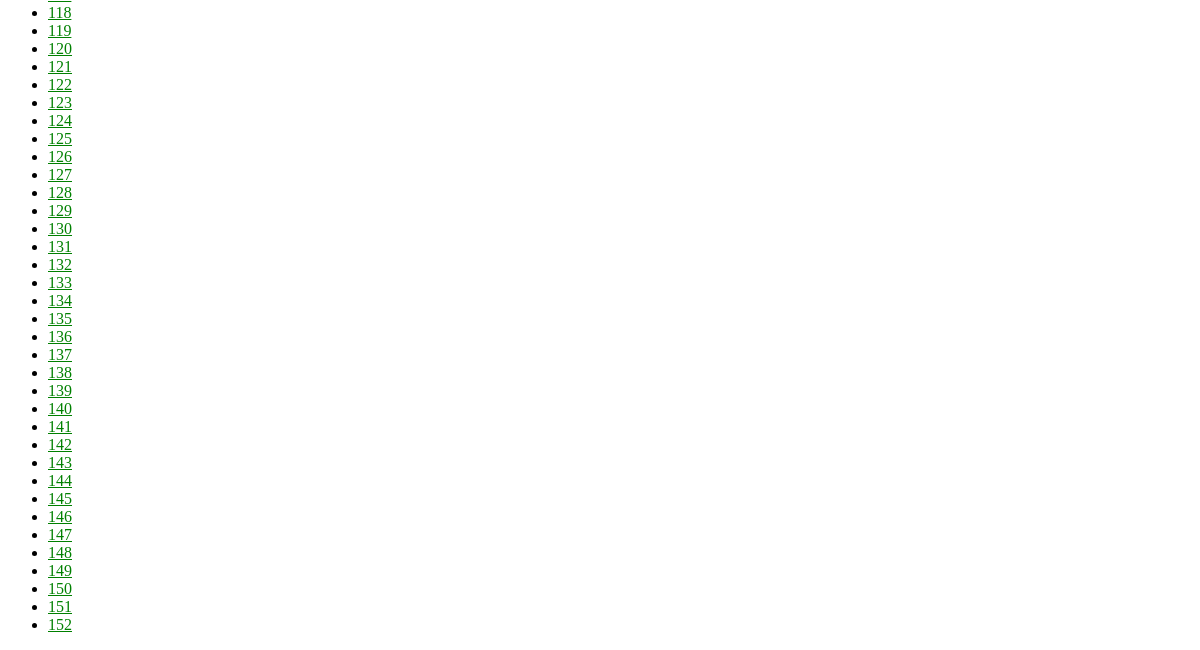
Before: /CMdiagnose/ (lower part) with the older database file.
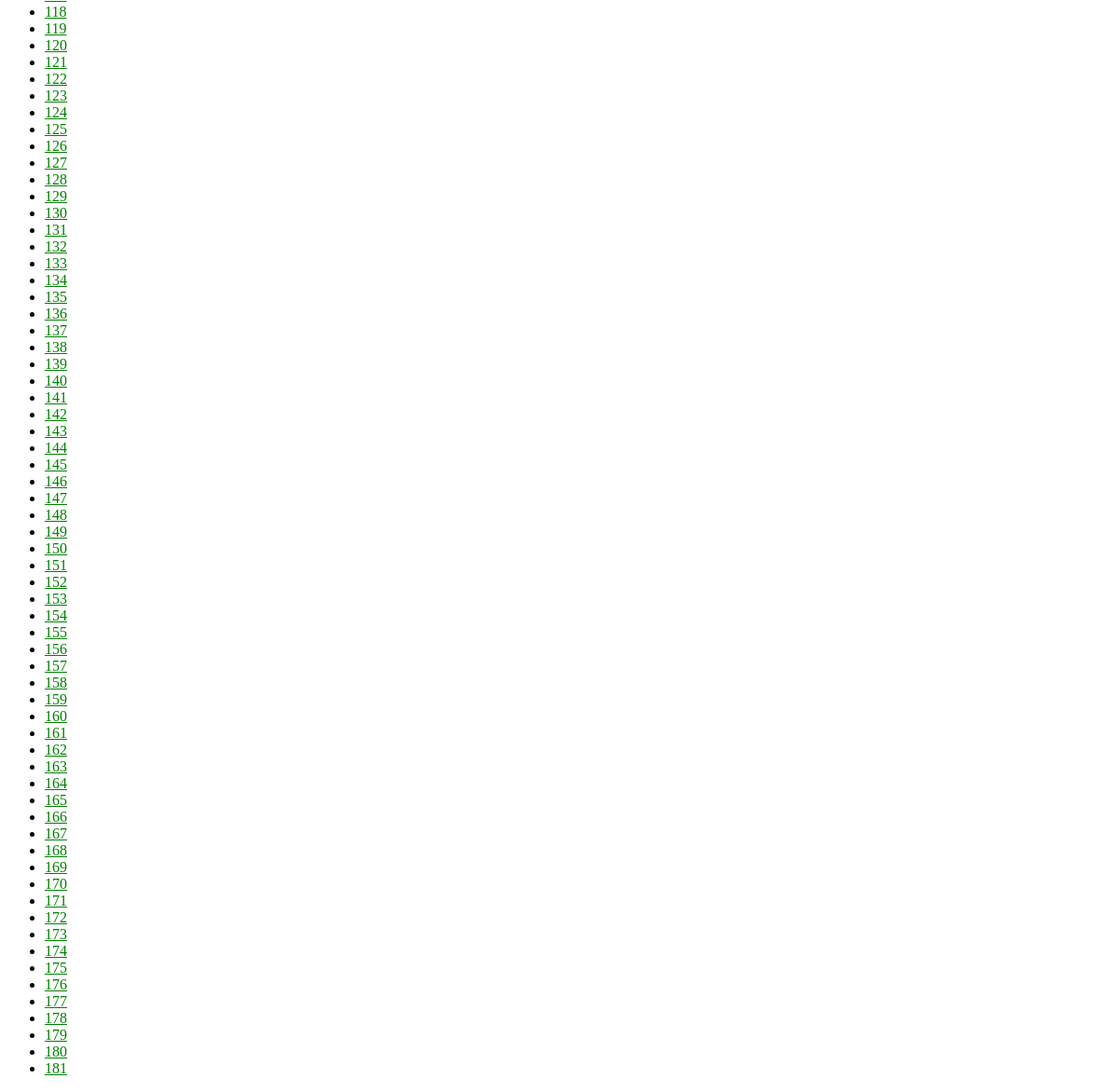
After: the same page with the newer database file.
### CMdiagnose/models.py (models this page shows, shortened)
class Person(models.Model):
    body = models.OneToOneField(Body, on_delete=models.CASCADE)
    tongue = models.OneToOneField(Tongue, on_delete=models.CASCADE)

### CMdiagnose/views.py (the view)
# urls.py: path('', views.IndexView.as_view(), name='index'),
class IndexView(generic.ListView):
    template_name = 'CMdiagnose/index.html'
    context_object_name = 'Person_list'
    def get_queryset(self):
        return Person.objects.all()

### CMdiagnose/templates/CMdiagnose/index.html
{% load static %}
<link rel="stylesheet" type="text/css" href="{% static 'polls/style.css' %}">
    <ul>
    {% for person in Person_list %}
        <li><a href="{% url 'CMdiagnose:detail' person.pk %}">{{ person.pk }}</a></li>
    {% endfor %}
    </ul>

Changed rows visible on the page:
added Person: pk "153"
added Person: pk "154"
added Person: pk "155"
added Person: pk "156"
added Person: pk "157"
added Person: pk "158"
added Person: pk "159"
added Person: pk "160"
added Person: pk "161"
added Person: pk "162"
added Person: pk "163"
added Person: pk "164"
added Person: pk "165"
added Person: pk "166"
added Person: pk "167"
added Person: pk "168"
added Person: pk "169"
added Person: pk "170"
added Person: pk "171"
added Person: pk "172"
added Person: pk "173"
added Person: pk "174"
added Person: pk "175"
added Person: pk "176"
added Person: pk "177"
added Person: pk "178"
added Person: pk "179"
added Person: pk "180"
added Person: pk "181"
